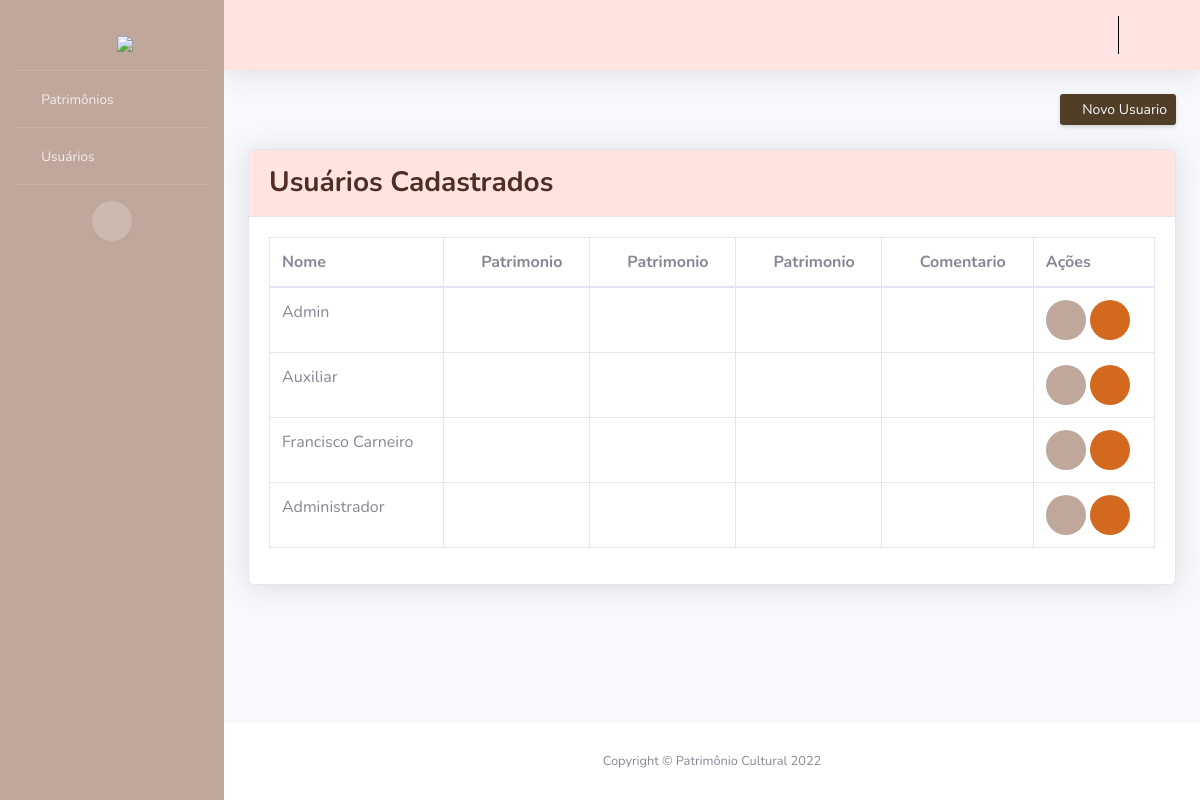
The page /adminUsuario/ on the database as committed earlier.
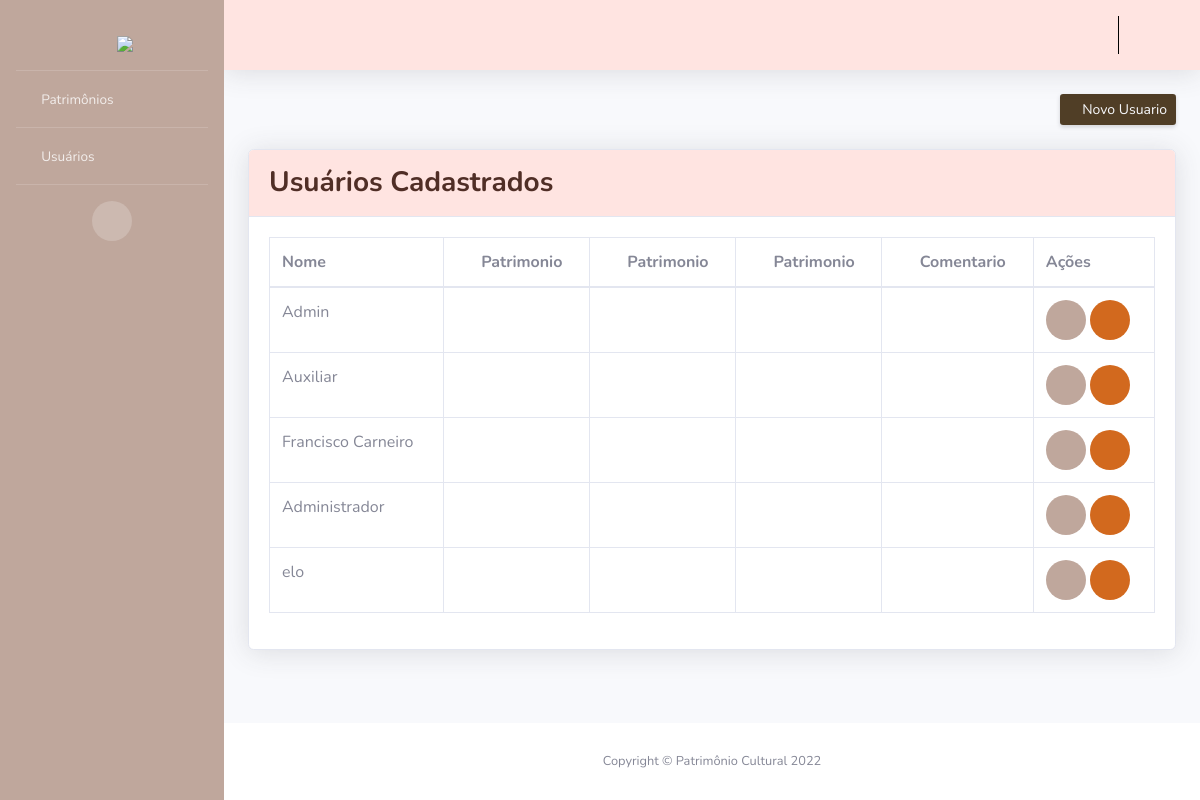
The same page on the database as committed later.
### PC/models.py (models this page shows, shortened)
class Usuario(AbstractUser):
    cidade = models.CharField(max_length=100)
    choices_tipo = (
        ('S', 'Auxiliar'),
        ('A', 'Administrador')
        )
    tipo = models.CharField(max_length=1, choices=choices_tipo)

### PC/views.py (the view)
# urls.py: path('adminUsuario/', adminU, name='url_adminU'),
@has_permission_decorator('conceder_permissoes')
def adminU(request):
    users = Usuario.objects.all()
    pacote = {"users": users}
    return render(request, "adminUser.html", pacote)

### PC/templates/adminUser.html (shortened to what this page needs)
{% extends 'layouts/layout.html' %}
{% block botao %}
<a href="{% url 'url_createU' %}" class="d-none d-sm-inline-block btn btn-sm bg-logo text-light shadow-sm"><i
  class="fas fa-plus fa-sm text-white-50"></i> Novo Usuario</a>
{% endblock %}
{% block conteudo %}
<div class="card shadow mb-4">
  <div class="card-header py-3 bg-rosa">
      <h3 class="m-0 font-weight-bold text-logo">Usuários Cadastrados</h3>
  </div>
  <div class="card-body">
      <div class="table-responsive">
          <table class="table table-bordered" id="dataTable" width="100%" cellspacing="0">
              <thead>
                  <tr>
                      <th>Nome</th>
                      <th><a><i class="fas fa-plus fa-sm fa-fw mr-2"></i>Patrimonio</a></th>
                      <th><a><i class="fas fa-edit fa-sm fa-fw mr-2"></i>Patrimonio</a></th>
                      <th><a><i class="fas fa-trash fa-sm fa-fw mr-2"></i>Patrimonio</a></th>
                      <th><a><i class="fas fa-ban fa-sm fa-fw mr-2"></i>Comentario</a></th>
                      <th>Ações</th>
                  </tr>
              </thead>
              <tbody>
                {% for i in users %}
                  <tr>
                      <td>{{ i.first_name }}</td>
                      <td class="text-center">
                        {% load permission_tags %}
                        {% if i|can:'cadastrar_patrimonio' %}
                        <a class="u-link-v5 g-color-gray-dark-v4" href="{% url 'url_revCP' i.id %}">
                          <i class="fa fa-check text-verde"></i>
                        </a>
                        {% else %}
                        <a class="u-link-v5 g-color-gray-dark-v4" href="{% url 'url_conCP' i.id %}">
                          <i class="fa fa-times text-vermelho"></i>
                        </a>
                        {% endif %}
                    </td>
                    <td class="text-center">
                      {% if i|can:'editar_patrimonio' %}
                      <a class="u-link-v5 g-color-gray-dark-v4" href="{% url 'url_revEP' i.id %}">
                        <i class="fa fa-check text-verde"></i>
                      </a>
                      {% else %}
                      <a class="u-link-v5 g-color-gray-dark-v4" href="{% url 'url_conEP' i.id %}">
                        <i class="fa fa-times text-vermelho"></i>
                      </a>
                      {% endif %}
                    </td>
                    <td class="text-center">
                      {% if i|can:'remover_patrimonio' %}
                      <a class="u-link-v5 g-color-gray-dark-v4" href="{% url 'url_revDP' i.id %}">
                        <i class="fa fa-check text-verde"></i>
                      </a>
                      {% else %}
                      <a class="u-link-v5 g-color-gray-dark-v4" href="{% url 'url_conDP' i.id %}">
                        <i class="fa fa-times text-vermelho"></i>
                      </a>
                      {% endif %}
                    </td>
                    <td class="text-center">
                      {% if i|can:'remover_comentario' %}
                      <a class="u-link-v5 g-color-gray-dark-v4" href="{% url 'url_revDC' i.id %}">
                        <i class="fa fa-check text-verde"></i>
                      </a>
                      {% else %}
                      <a class="u-link-v5 g-color-gray-dark-v4" href="{% url 'url_conDC' i.id %}">
                        <i class="fa fa-times text-vermelho"></i>
                      </a>
                      {% endif %}
                  </td>
                    <td>
                        <a href="{% url 'url_showU' i.id %}" class="btn btn-circle bg-marrom text-white"><i class="fas fa-info btn-lg"></i></a>
                        <a href="{% url 'url_delU' i.id %}" class="btn btn-circle bg-laranja text-white" ><i class="fa fa-trash btn-lg"></i></a>
                    </td>
                  </tr>
                  {% endfor %}
              </tbody>
          </table>
      </div>
  </div>
</div>
{% endblock %}

Rows that differ between the two databases and show on the page:
added Usuario: first_name "elo"
